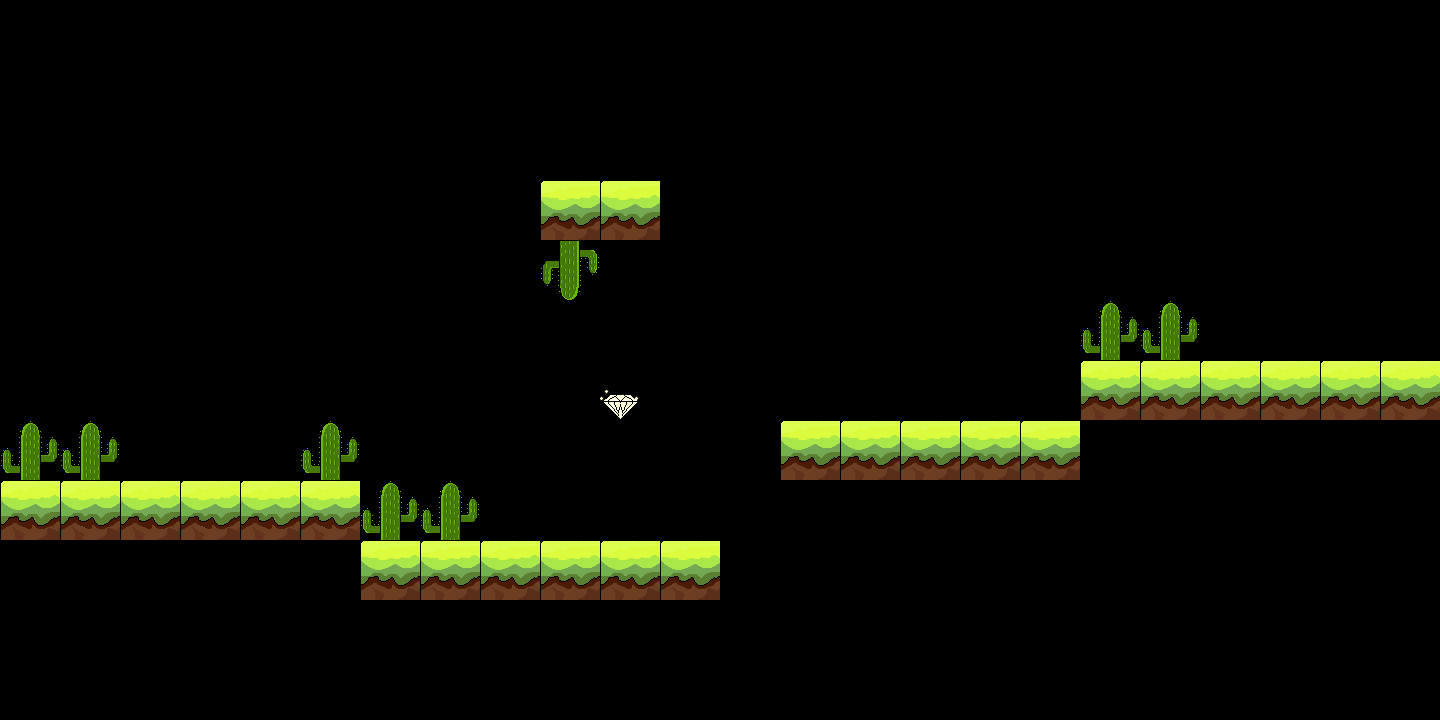

The image is a tile-based game level rendered from a .tmx file. Its description and source (layers, tilesets, objects; grid data summarised) follow:
An orthogonal 24x12 tile map with 60x60 px tiles, 5 tile layers (diamond, road2, road1, stuck1, ...), 7 tilesets.

<map version="1.0" orientation="orthogonal" width="24" height="12" tilewidth="60" tileheight="60">
 <tileset firstgid="1" name="1" tilewidth="60" tileheight="60">
  <image source="../mszy/road1.png" width="89" height="81" />
 </tileset>
 <tileset firstgid="2" name="stuck1" tilewidth="60" tileheight="120">
  <image source="../mszy/stuck1.png" width="89" height="143" />
 </tileset>
 <tileset firstgid="3" name="icon_diamond" tilewidth="39" tileheight="30">
  <image source="../mszy/icon_diamond.png" width="39" height="30" />
 </tileset>
 <tileset firstgid="4" name="下" tilewidth="60" tileheight="60">
  <image source="../mszy/road1.png" width="89" height="81" />
 </tileset>
 <tileset firstgid="5" name="障碍下" tilewidth="60" tileheight="120">
  <image source="../mszy/stuck2.png" width="89" height="143" />
 </tileset>
 <tileset firstgid="6" name="icon_zhangaiwu" tilewidth="60" tileheight="60">
  <image source="../mszy/icon_zhangaiwu.png" width="60" height="63" />
 </tileset>
 <tileset firstgid="7" name="icon_zhangaiwu - 2" tilewidth="60" tileheight="60">
  <image source="../mszy/icon_zhangaiwu - 2.png" width="60" height="63" />
 </tileset>
 <layer name="diamond" width="24" height="12">
  <data>[288 cells, 1 non-empty, 1 distinct tile ids]</data>
 </layer>
 <layer name="road2" width="24" height="12">
  <data>[288 cells, 2 non-empty, 1 distinct tile ids]</data>
 </layer>
 <layer name="road1" width="24" height="12">
  <data>[288 cells, 23 non-empty, 1 distinct tile ids]</data>
 </layer>
 <layer name="stuck1" width="24" height="12">
  <data>[288 cells, 7 non-empty, 1 distinct tile ids]</data>
 </layer>
 <layer name="stuck2" width="24" height="12">
  <data>[288 cells, 1 non-empty, 1 distinct tile ids]</data>
 </layer>
</map>
